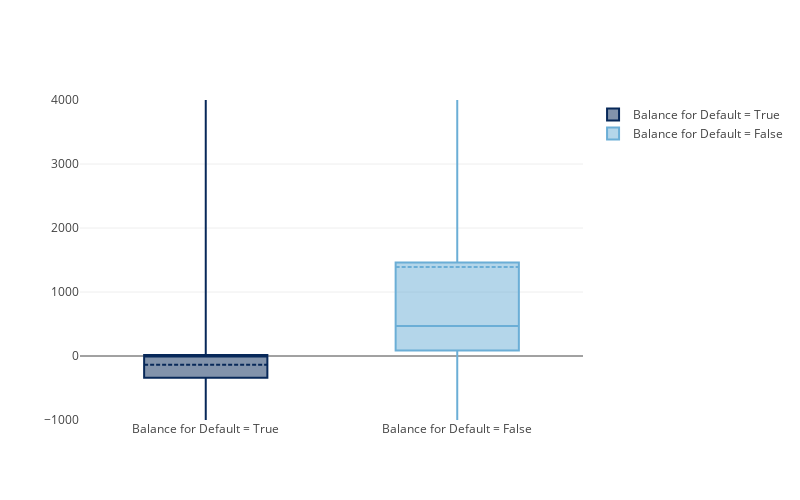

The cell this chart's notebook holds for it:
### Code cell
trace0=go.Box(y=n_table[n_table.default=="yes"].balance
             ,    name = "Balance for Default = True",
    jitter = 0.3,
    boxmean=True,
    boxpoints = False,
    marker = dict(
        color = 'rgb(7,40,89)'),
    line = dict(
        color = 'rgb(7,40,89)'),
    yaxis = "y"
)
trace1=go.Box(y=n_table[n_table.default=="no"].balance,             
           name = "Balance for Default = False",
           jitter = 0.3,
           boxmean=True,
           boxpoints = False,
           marker = dict(
           color = 'rgb(107,174,214)'),
           line = dict(
           color = 'rgb(107,174,214)'),
           yaxis = "y"
)

layout = go.Layout(
    width = 800,
    height = 500,
    
    yaxis = dict(
      anchor = "y",
      range=[-1000,4000]
    )
)
    
data = [trace0,trace1]
fig = go.Figure(data=data, layout=layout)

iplot(fig,filename='box-plot')

### Figure 1 — Plotly figure (JSON) as saved in the notebook; plotly's stock layout.template omitted (floating-point values rounded to 4 significant figures; data arrays with more than 128 entries replaced by an {"elided": "..."} marker saying what was removed)
{"data": [{"boxmean": true, "boxpoints": false, "jitter": 0.3, "line": {"color": "rgb(7,40,89)"}, "marker": {"color": "rgb(7,40,89)"}, "name": "Balance for Default = True", "type": "box", "uid": "73708680-c542-11e8-83e1-38d547df5edc", "y": {"elided": "815 int values"}, "yaxis": "y"}, {"boxmean": true, "boxpoints": false, "jitter": 0.3, "line": {"color": "rgb(107,174,214)"}, "marker": {"color": "rgb(107,174,214)"}, "name": "Balance for Default = False", "type": "box", "uid": "737088c4-c542-11e8-83e1-38d547df5edc", "y": {"elided": "44396 int values"}, "yaxis": "y"}], "layout": {"height": 500, "width": 800, "yaxis": {"anchor": "y", "range": [-1000, 4000]}}}
